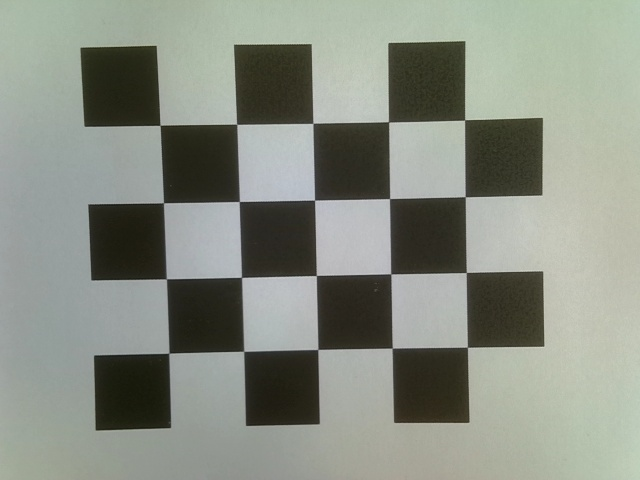
#> input picture robot_control/photos/photo_20251119_111436.jpg, 640 x 480 px, given in place of Screencast from 2025-11-11 15-28-43.webm, which was not available
$ python tresholder.py
#> lines starting #> are read from the running program, lines starting #| are printed output that depends on the picture; after the words box and inside, x2 and y2 are one past the last pixel; in counts of white or black regions, pixels touching at a corner belong together; pictures that were not available may be replaced by others from this repository, and a replacement may not be noted
import cv2
import numpy as np

# A function that does nothing, needed for the trackbar
def nothing(x):
    pass

# Set up the webcam
video_path = "/home/stas/Videos/Screencasts/Screencast from 2025-11-11 15-28-43.webm"
cap = cv2.VideoCapture(video_path)
if not cap.isOpened():
    print("Error: Could not open video stream.")
    exit()

# Create a window to hold the controls
cv2.namedWindow("Controls")
cv2.resizeWindow("Controls", 500, 300)

# Create trackbars for HSV (Hue, Saturation, Value)
# Hue: 0-179 (in OpenCV)
cv2.createTrackbar("H_min", "Controls", 0, 179, nothing)
#> slider 'H_min' is set to 35
cv2.createTrackbar("H_max", "Controls", 179, 179, nothing)
# Saturation: 0-255
cv2.createTrackbar("S_min", "Controls", 0, 255, nothing)
#> slider 'S_min' is set to 51
cv2.createTrackbar("S_max", "Controls", 255, 255, nothing)
# Value: 0-255
cv2.createTrackbar("V_min", "Controls", 0, 255, nothing)
#> slider 'V_min' is set to 51
cv2.createTrackbar("V_max", "Controls", 255, 255, nothing)

print("Adjust the sliders in the 'Controls' window.")
print("Press 'q' to quit.")

while True:
    # Read a frame from the webcam
    ret, frame = cap.read()
#> frame is the input picture: shape (480, 640, 3); mean B, G, R 131.2, 142, 136.8
    if not ret:
        break

    # Convert the frame to the HSV color space
    hsv = cv2.cvtColor(frame, cv2.COLOR_BGR2HSV)
#> hsv: shape (480, 640, 3); mean H, S, V 50.3, 32.8, 142.5

    # Get the current positions of the trackbars
    h_min = cv2.getTrackbarPos("H_min", "Controls")
    h_max = cv2.getTrackbarPos("H_max", "Controls")
    s_min = cv2.getTrackbarPos("S_min", "Controls")
    s_max = cv2.getTrackbarPos("S_max", "Controls")
    v_min = cv2.getTrackbarPos("V_min", "Controls")
    v_max = cv2.getTrackbarPos("V_max", "Controls")

    # Create the lower and upper bounds as numpy arrays
    lower_bound = np.array([h_min, s_min, v_min])
    upper_bound = np.array([h_max, s_max, v_max])

    # Create the mask using the inRange function
    mask = cv2.inRange(hsv, lower_bound, upper_bound)
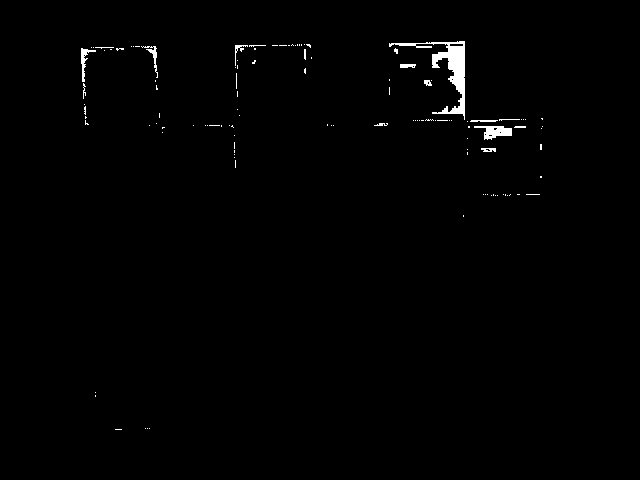
#> mask: shape (480, 640); 0.84% white; 119 white regions (103 under 20 px), largest, box (x1, y1, x2, y2) and area: (389, 41, 465, 120) 1264, (474, 126, 512, 140) 301, (81, 48, 96, 82) 148

    # --- Optional: Clean up the mask ---
    # Erode to remove small noise specks
    kernel = np.ones((5, 5), np.uint8)
    mask_cleaned = cv2.erode(mask, kernel, iterations=1)
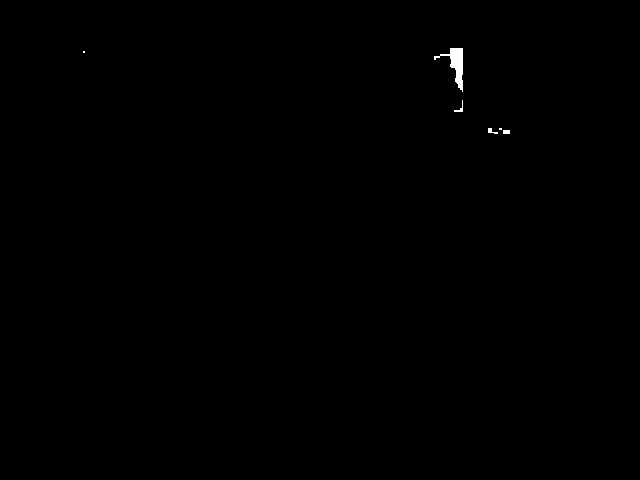
#> mask_cleaned: shape (480, 640); 0.17% white; 6 white regions (2 under 20 px), largest, box (x1, y1, x2, y2) and area: (434, 48, 463, 92) 430, (454, 100, 463, 112) 32, (488, 128, 498, 134) 30, (503, 130, 510, 134) 28
    # Dilate to fill in holes in the main object
    mask_cleaned = cv2.dilate(mask_cleaned, kernel, iterations=1)
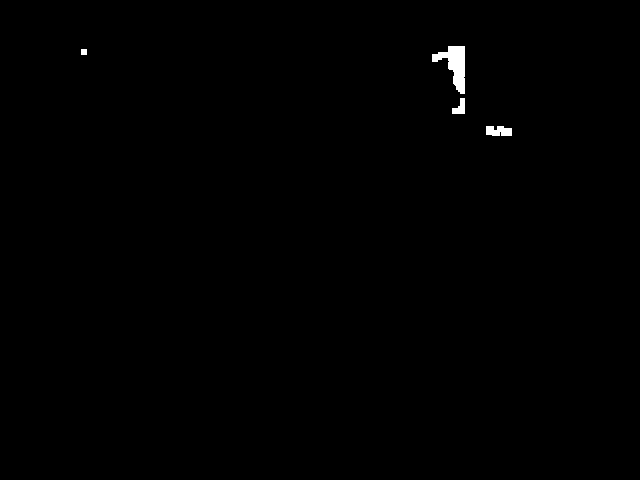
#> mask_cleaned: shape (480, 640); 0.38% white; 4 white regions, box (x1, y1, x2, y2) and area: (432, 46, 465, 94) 766, (486, 126, 512, 136) 222, (452, 98, 465, 114) 132, (81, 49, 87, 55) 36
    # --- End of cleanup ---

    # Display the original frame
    cv2.imshow("Original Frame", frame)
    # Display the resulting mask
    cv2.imshow("Mask", mask_cleaned)

    # Break the loop when 'q' is pressed
    if cv2.waitKey(3000) & 0xFF == ord('q'):
#> (key q is pressed here)
        break

# Release the webcam and destroy all windows
cap.release()
cv2.destroyAllWindows()

$ run again, on robot_control/photos/photo_20251119_111450.jpg
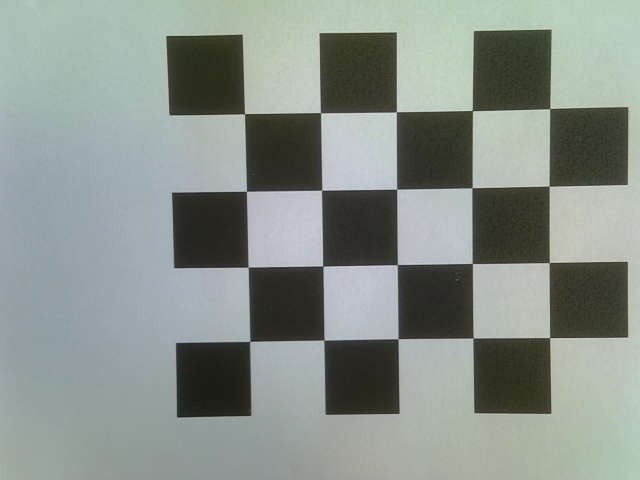
#> input picture robot_control/photos/photo_20251119_111450.jpg, 640 x 480 px, given in place of Screencast from 2025-11-11 15-28-43.webm, which was not available
#> frame is the input picture: shape (480, 640, 3); mean B, G, R 139.4, 145.2, 137.2
#> hsv: shape (480, 640, 3); mean H, S, V 65, 27.8, 146.8
#> `mask = cv2.inRange(hsv, lower_bound, upper_bound)`:
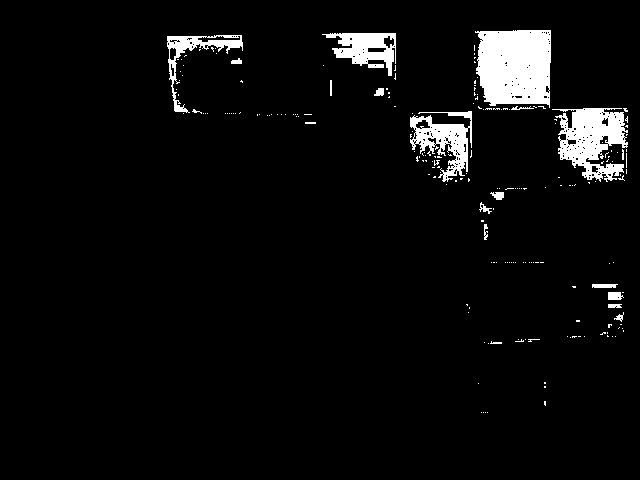
#> mask: shape (480, 640); 4.7% white; 205 white regions (186 under 20 px), largest, box (x1, y1, x2, y2) and area: (475, 30, 551, 108) 5113, (552, 108, 628, 182) 3183, (410, 111, 472, 182) 1963
#> `mask_cleaned = cv2.dilate(mask_cleaned, kernel, iterations=1)`:
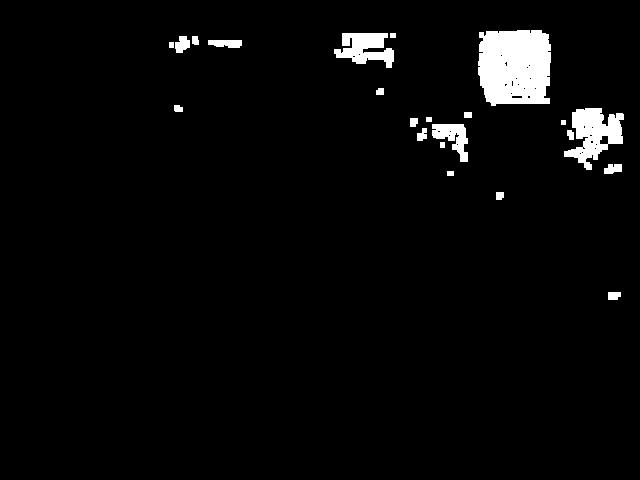
#> mask_cleaned: shape (480, 640); 3.3% white; 22 white regions, largest, box (x1, y1, x2, y2) and area: (478, 30, 551, 106) 4955, (564, 108, 624, 170) 1972, (334, 33, 394, 68) 1286

$ run again, on robot_control/photos/photo_20251119_111506.jpg
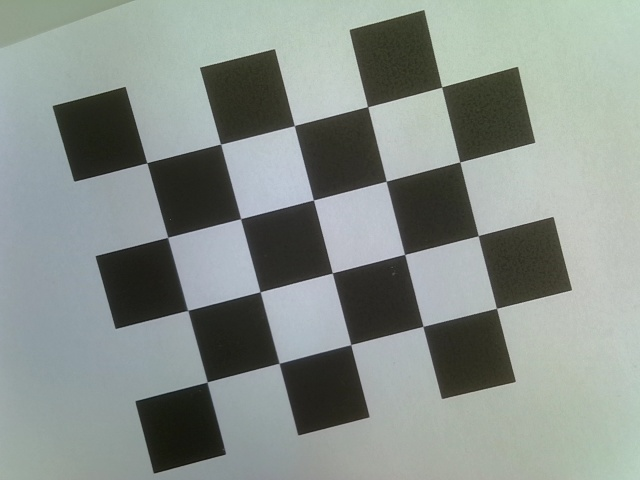
#> input picture robot_control/photos/photo_20251119_111506.jpg, 640 x 480 px, given in place of Screencast from 2025-11-11 15-28-43.webm, which was not available
#> frame is the input picture: shape (480, 640, 3); mean B, G, R 138.5, 143.9, 135.8
#> hsv: shape (480, 640, 3); mean H, S, V 65.6, 26.6, 145.5
#> `mask = cv2.inRange(hsv, lower_bound, upper_bound)`:
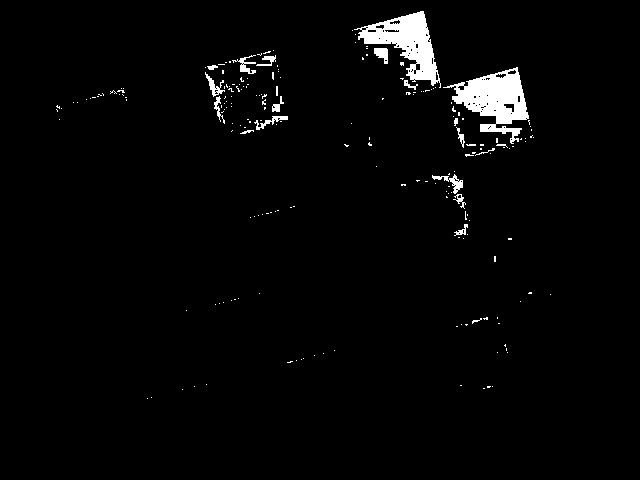
#> mask: shape (480, 640); 2.5% white; 205 white regions (184 under 20 px), largest, box (x1, y1, x2, y2) and area: (443, 67, 529, 144) 2934, (354, 11, 441, 88) 2614, (432, 174, 463, 194) 188
#> `mask_cleaned = cv2.dilate(mask_cleaned, kernel, iterations=1)`:
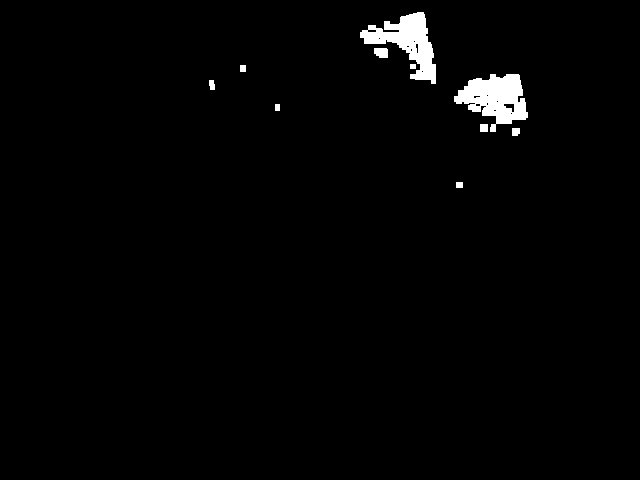
#> mask_cleaned: shape (480, 640); 1.7% white; 10 white regions, largest, box (x1, y1, x2, y2) and area: (454, 74, 528, 132) 2429, (360, 12, 436, 84) 2281, (374, 48, 388, 58) 125

$ run again, on robot_control/photos/photo_20251119_111514.jpg
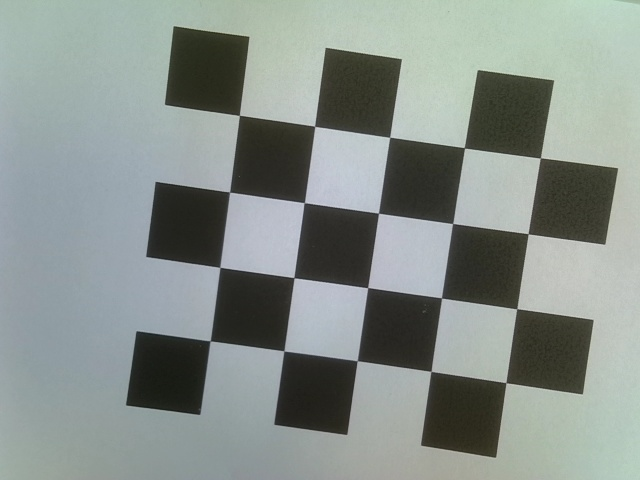
#> input picture robot_control/photos/photo_20251119_111514.jpg, 640 x 480 px, given in place of Screencast from 2025-11-11 15-28-43.webm, which was not available
#> frame is the input picture: shape (480, 640, 3); mean B, G, R 139.3, 144.2, 135.7
#> hsv: shape (480, 640, 3); mean H, S, V 67.1, 27.4, 146
#> `mask = cv2.inRange(hsv, lower_bound, upper_bound)`:
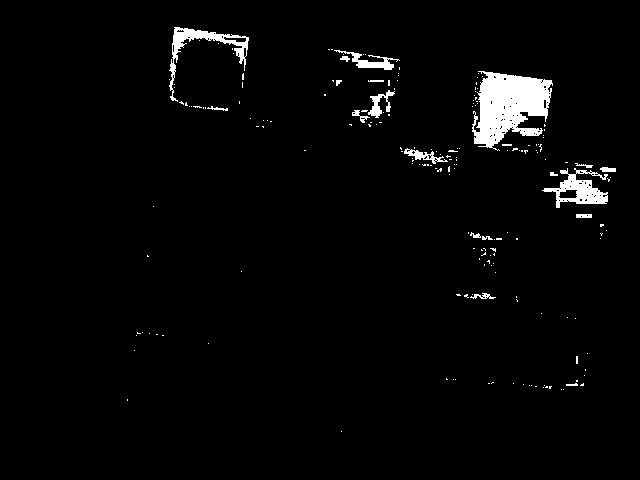
#> mask: shape (480, 640); 2.6% white; 191 white regions (171 under 20 px), largest, box (x1, y1, x2, y2) and area: (472, 71, 553, 151) 3958, (542, 168, 608, 208) 1086, (169, 27, 249, 102) 1060
#> `mask_cleaned = cv2.dilate(mask_cleaned, kernel, iterations=1)`:
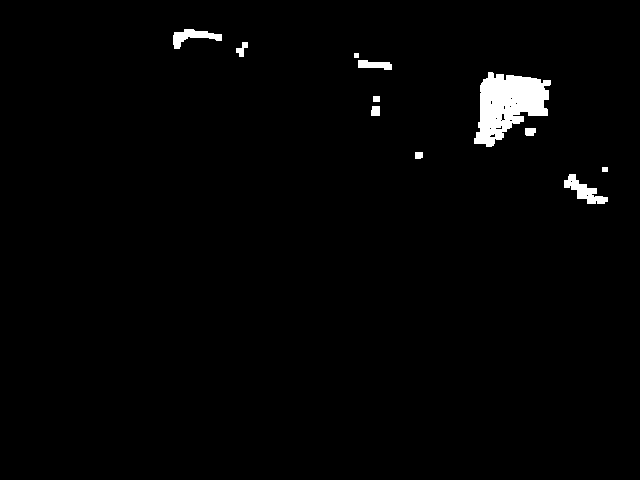
#> mask_cleaned: shape (480, 640); 1.7% white; 11 white regions, largest, box (x1, y1, x2, y2) and area: (474, 72, 551, 147) 3469, (564, 174, 608, 204) 541, (173, 29, 222, 49) 438
